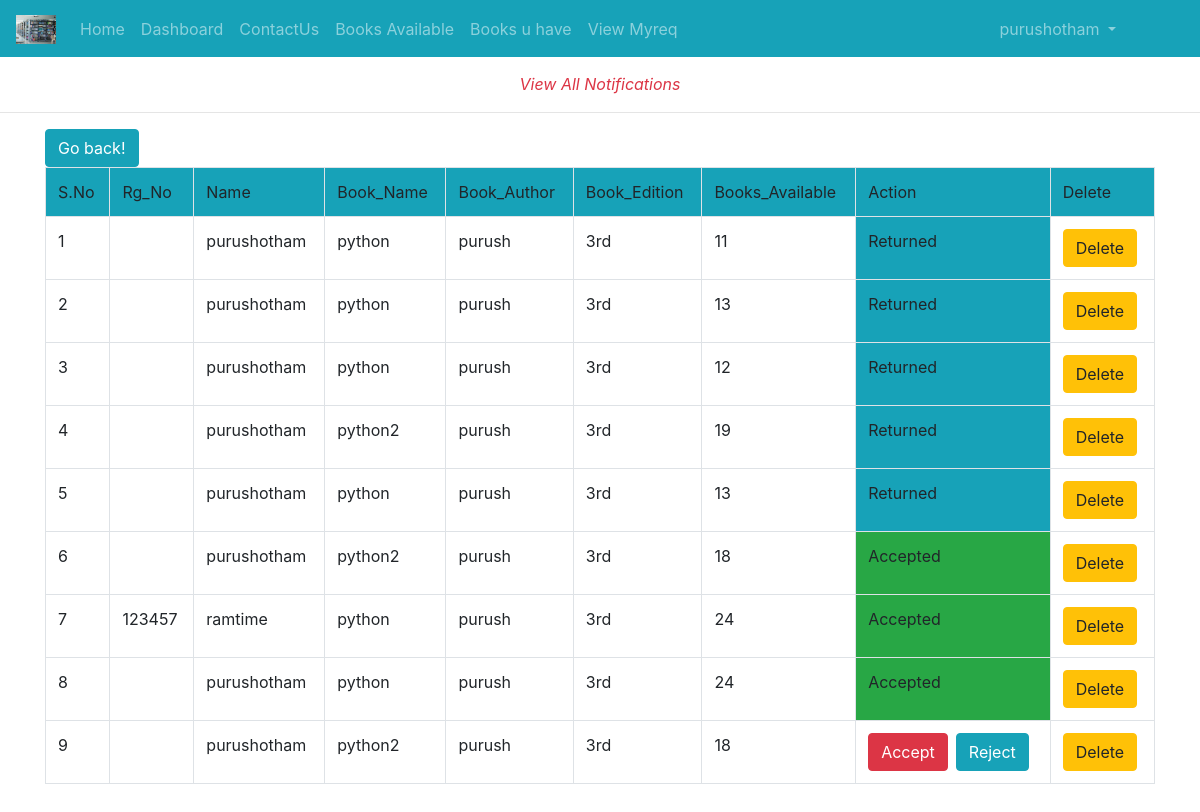
The page /notipending/ (signed in) on the database its author committed.
### Library_App/models.py (models this page shows)
class User(AbstractUser):
	t = (
		(1,'student'),
		(2,'guest'),
		(3,'Staff'),
		)
	r=[('CSE','CSE'),('ECE','ECE'),('CIVIL','CIVIL'),('Mechanical','Mechanical'),('EEE','EEE'),('MBA','MBA')]
	role = models.IntegerField(default=2,choices=t)
	g=[('M',"Male"),('F','Female')]
	age=models.IntegerField(default=10)
	gender=models.CharField(max_length=10,choices=g,default="F")
	impf=models.ImageField(upload_to='profiles/',default="profile.jpg")
	Rg_No=models.CharField(max_length=120,default="")
	Branch=models.CharField(choices=r,max_length=120,default="")
	phone_no=models.CharField(null=True,default="1234567890",max_length=10)
	address=models.CharField(max_length=200,default="Tirupathi")

class st_admin_data(models.Model):
	Rg_No=models.CharField(max_length=120)
	Branch=models.CharField(max_length=120)
	Name=models.CharField(max_length=120)
	issue_status=models.IntegerField(default=0)
	Book_name=models.CharField(max_length=120)
	Book_author=models.CharField(max_length=120)
	Book_Edition=models.CharField(max_length=120,default="")
	Book_count=models.IntegerField(default=0)
	Issue_date=models.DateField(blank=True,null=True)
	Expire_date=models.DateField(blank=True,null=True)
	Return_Date=models.DateField(blank=True,null=True)
	Fine=models.IntegerField(default=0)
	uid=models.ForeignKey(User,on_delete=models.CASCADE)

### Library_App/views.py (the view)
# urls.py: path('notipending/',views.notipending,name="notipending"),
def notipending(req):
	pending2=st_admin_data.objects.all()
	data=Books_Avail.objects.filter()
	return render(req,'html/noti_pendingdata.html',{'p':pending2})

### Library_App/templates/html/noti_pendingdata.html (shortened to what this page needs)
{% extends 'html/base.html' %}
{% load static %}
{% block content %}
<div class="text-center text-danger">
	<br>
	<span><i>View All Notifications</i></span>
</div>
<hr>
<div class="container">
	<table class="table table-bordered table table-hover">
		<input type="button" value="Go back!" onclick="history.back()" class="btn btn-info">
		<tr class="bg bg-info">
			<td>S.No</td>
			<td>Rg_No</td>
			<td>Name</td>
			<td>Book_Name</td>
			<td>Book_Author</td>
			<td>Book_Edition</td>
			<td>Books_Available</td>
			<td>Action</td>
			<td>Delete</td>
		</tr>
		{% for i in p %}
		<tr>
			<td>{{forloop.counter}}</td>
			<td>{{i.Rg_No}}</td>
			<td>{{i.Name}}</td>
			<td>{{i.Book_name}}</td>
			<td>{{i.Book_author}}</td>
			<td>{{i.Book_Edition}}</td>
			<td>{{i.Book_count}}</td>
			{% if i.issue_status is 0 %}
			<td><a class="confirm-accept btn btn-danger" href="{% url 'acceptadmin' i.id %}">Accept</a><a class="ml-2 confirm-reject btn btn-info" href="{% url 'rejectadmin' i.id %}">Reject</a>
			</td>
			{% elif i.issue_status is 1 %}
			<td class="bg-success">Accepted</td>
			{% elif i.issue_status is 2 %}
			<td class="bg-danger">Rejected</td>
			{% else %}
			<td class="bg-info">Returned</td>
			{% endif %}
			<td><a class="confirm-delete btn btn-warning" href="{% url 'datadelete' i.id %}">Delete</a></td>
		</tr>
		{% endfor %}
	</table>
</div>		<br>
{% endblock %}

### Library_App/templates/html/navbar.html (shortened to what this page needs)
{% load static %}
<nav class="navbar fixed-top navbar-expand-sm bg-info navbar-dark mb-2">
  <a class="navbar-brand" href="{% url 'hm' %}">
    <img src="{% static 'images/libnew.jpg' %}" alt="logo" style="width:40px;">
  </a>
  <div class="collapse navbar-collapse" id="collapsibleNavbar">
  <ul class="navbar-nav">
    {% if not user.is_authenticated %}
    <li class="nav-item">
      <a class="nav-link" href="{% url 'hm' %}">Home</a>
    </li>
    <li class="nav-item">
      <a class="nav-link" href="{% url 'at' %}">AboutUs</a>
    </li>
    <li class="nav-item">
      <a class="nav-link" href="{% url 'ct' %}">Contact Details</a>
    </li>
    {% else %}
    {% if user.is_superuser %}
     <li class="nav-item">
      <a class="nav-link" href="{% url 'hm' %}">Home</a>
    </li>
     <li class="nav-item">
      <a class="nav-link" href="{% url 'dsh' %}">Dashboard</a>
    </li>
    </li>
     <li class="nav-item">
      <a class="nav-link" href="{% url 'books_avail' %}">Books_available</a>
    </li>
    <li class="nav-item">
      <a class="nav-link" href="{% url 'gperm' %}">Grant Permission</a>
    </li>
    <li class="dropdown">
      <a type="button" class="nav-link dropdown-toggle" data-toggle="dropdown">Books Status</a>
      <div class="dropdown-menu">
        <a class="dropdown-item" href="{% url 'issue_book' %}">Issued Books</a>
      <a class="dropdown-item" href="{% url 'Return_book' %}">Return Books</a></div>
    </li>
    <li class="nav-item" style='display:inline'>
      <a class="nav-link" href="{% url 'fine' %}">Fines List</a>
    </li>
    <li class="nav-item">
      <a class="nav-link" href="{% url 'viewn' %}">Students Requests</a>
    </li>
    {% else %}
   {% if user.role == 1 or user.role == 3 %}
      <li class="nav-item">
      <a class="nav-link" href="{% url 'hm' %}">Home</a>
    </li>
     <li class="nav-item">
      <a class="nav-link" href="{% url 'dsh' %}">Dashboard</a>
    </li>
    <li class="nav-item">
      <a class="nav-link" href="{% url 'ct' %}">ContactUs</a>
    </li>
    <li class="nav-item">
      <a class="nav-link" href="{% url 'studentbooks_avail' %}">Books Available</a>
    </li>
     <li class="nav-item">
      <a class="nav-link" href="{% url 'bk' %}">Books u have</a>
    </li>
    <li class="nav-item">
        <a class="nav-link" href="{% url 'myreq' %}">View Myreq</a>
      </li>
    {% endif %}
    {% endif %}
    {% endif %}
  </ul>
  <ul class="navbar-nav ml-auto" style="margin-right:60px">
    {% if not user.is_authenticated %}
    <li class="nav-item">
      <a class="nav-link" href="{% url 'log' %}">LogIn</a>
    </li>
    {% else %}
  <li class="dropdown">
    <a type="button" class="nav-link dropdown-toggle" data-toggle="dropdown">
      {% if user.role == 1 or user.is_superuser or user.role == 3 %}
      {{user.username}}
       {% else %}
       Guest
       {% endif %}
    </a>
</li>
{% endif %}
</ul>
</div>
</nav>
<br>
<br>

### rows shown on the page
User: username "purushotham"
st_admin_data: Name "purushotham", Book_name "python", Book_author "purush", Book_Edition "3rd", Book_count "11", issue_status "Returned"
st_admin_data: Name "purushotham", Book_name "python", Book_author "purush", Book_Edition "3rd", Book_count "13", issue_status "Returned"
st_admin_data: Name "purushotham", Book_name "python", Book_author "purush", Book_Edition "3rd", Book_count "12", issue_status "Returned"
st_admin_data: Name "purushotham", Book_name "python2", Book_author "purush", Book_Edition "3rd", Book_count "19", issue_status "Returned"
st_admin_data: Name "purushotham", Book_name "python", Book_author "purush", Book_Edition "3rd", Book_count "13", issue_status "Returned"
st_admin_data: Name "purushotham", Book_name "python2", Book_author "purush", Book_Edition "3rd", Book_count "18", issue_status "Accepted"
st_admin_data: Rg_No "123457", Name "ramtime", Book_name "python", Book_author "purush", Book_Edition "3rd", Book_count "24", issue_status "Accepted"
st_admin_data: Name "purushotham", Book_name "python", Book_author "purush", Book_Edition "3rd", Book_count "24", issue_status "Accepted"
st_admin_data: Name "purushotham", Book_name "python2", Book_author "purush", Book_Edition "3rd", Book_count "18", issue_status "Accept"
